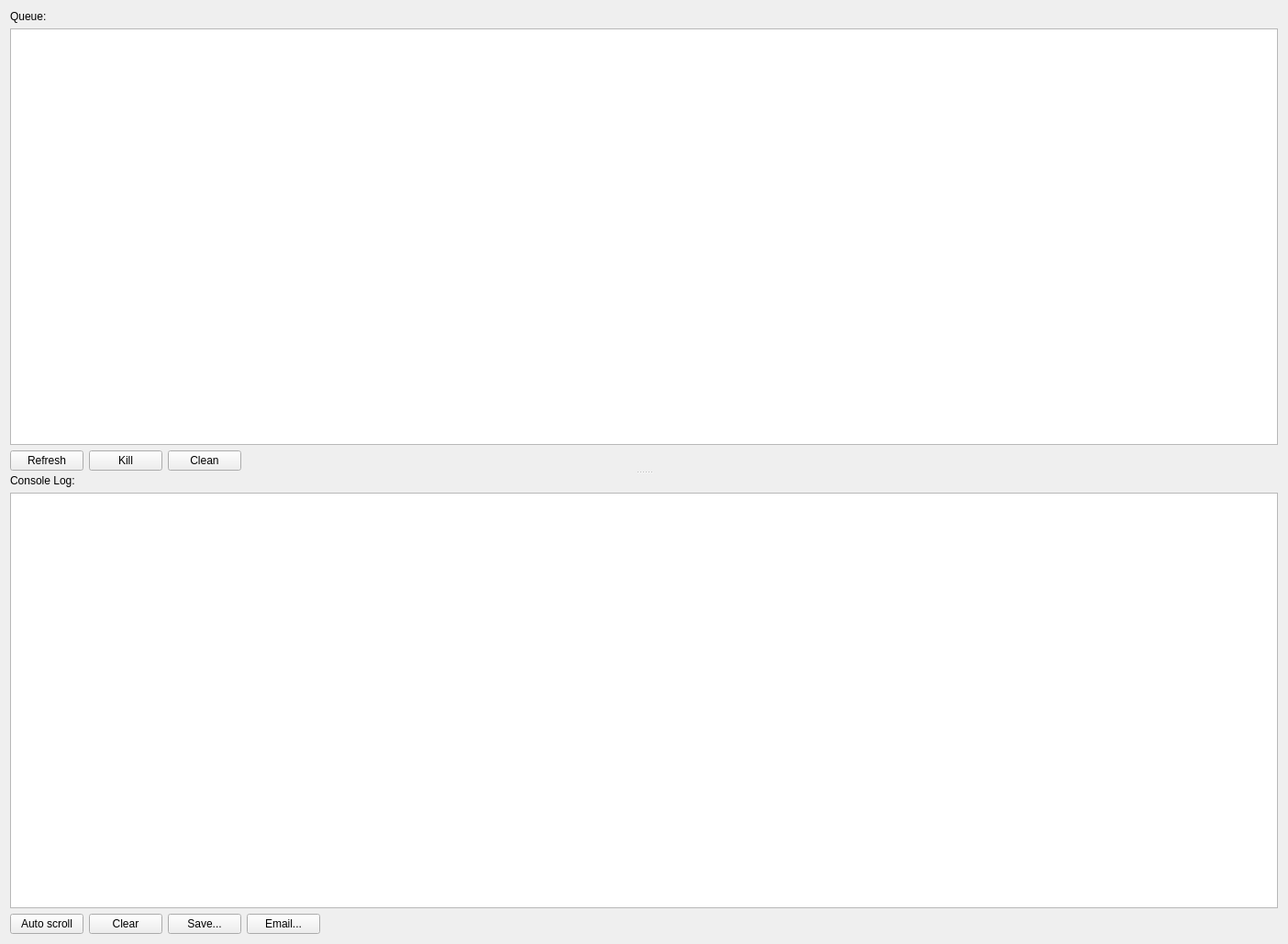
<?xml version="1.0" encoding="UTF-8"?>
<ui version="4.0">
 <class>TaskSpoolerMonitor</class>
 <widget class="QWidget" name="TaskSpoolerMonitor">
  <property name="geometry">
   <rect>
    <x>0</x>
    <y>0</y>
    <width>1404</width>
    <height>1029</height>
   </rect>
  </property>
  <property name="sizePolicy">
   <sizepolicy hsizetype="Preferred" vsizetype="Minimum">
    <horstretch>0</horstretch>
    <verstretch>0</verstretch>
   </sizepolicy>
  </property>
  <property name="windowTitle">
   <string>TaskSpoolerMonitor</string>
  </property>
  <layout class="QVBoxLayout" name="verticalLayout_3">
   <item>
    <widget class="QSplitter" name="splitter">
     <property name="orientation">
      <enum>Qt::Vertical</enum>
     </property>
     <widget class="QWidget" name="layoutWidget">
      <layout class="QVBoxLayout" name="verticalLayout_2">
       <item>
        <widget class="QLabel" name="label">
         <property name="sizePolicy">
          <sizepolicy hsizetype="Preferred" vsizetype="Fixed">
           <horstretch>0</horstretch>
           <verstretch>0</verstretch>
          </sizepolicy>
         </property>
         <property name="text">
          <string>Queue:</string>
         </property>
        </widget>
       </item>
       <item>
        <widget class="QListWidget" name="joblist">
         <property name="sizePolicy">
          <sizepolicy hsizetype="Expanding" vsizetype="Expanding">
           <horstretch>0</horstretch>
           <verstretch>1</verstretch>
          </sizepolicy>
         </property>
         <property name="minimumSize">
          <size>
           <width>0</width>
           <height>100</height>
          </size>
         </property>
         <property name="baseSize">
          <size>
           <width>0</width>
           <height>100</height>
          </size>
         </property>
        </widget>
       </item>
       <item>
        <layout class="QHBoxLayout" name="horizontalLayout">
         <property name="sizeConstraint">
          <enum>QLayout::SetDefaultConstraint</enum>
         </property>
         <item>
          <widget class="QPushButton" name="btn_refresh">
           <property name="text">
            <string>Refresh</string>
           </property>
          </widget>
         </item>
         <item>
          <widget class="QPushButton" name="btn_kill">
           <property name="text">
            <string>Kill</string>
           </property>
          </widget>
         </item>
         <item>
          <widget class="QPushButton" name="btn_clean">
           <property name="text">
            <string>Clean</string>
           </property>
          </widget>
         </item>
         <item>
          <spacer name="horizontalSpacer_2">
           <property name="orientation">
            <enum>Qt::Horizontal</enum>
           </property>
           <property name="sizeType">
            <enum>QSizePolicy::Expanding</enum>
           </property>
           <property name="sizeHint" stdset="0">
            <size>
             <width>40</width>
             <height>10</height>
            </size>
           </property>
          </spacer>
         </item>
        </layout>
       </item>
      </layout>
     </widget>
     <widget class="QWidget" name="layoutWidget">
      <layout class="QVBoxLayout" name="verticalLayout">
       <item>
        <widget class="QLabel" name="label_2">
         <property name="sizePolicy">
          <sizepolicy hsizetype="Preferred" vsizetype="Fixed">
           <horstretch>0</horstretch>
           <verstretch>0</verstretch>
          </sizepolicy>
         </property>
         <property name="text">
          <string>Console Log:</string>
         </property>
        </widget>
       </item>
       <item>
        <widget class="LogViewerWidget" name="log">
         <property name="sizePolicy">
          <sizepolicy hsizetype="Expanding" vsizetype="MinimumExpanding">
           <horstretch>0</horstretch>
           <verstretch>3</verstretch>
          </sizepolicy>
         </property>
         <property name="minimumSize">
          <size>
           <width>0</width>
           <height>0</height>
          </size>
         </property>
         <property name="baseSize">
          <size>
           <width>0</width>
           <height>0</height>
          </size>
         </property>
        </widget>
       </item>
       <item>
        <layout class="QHBoxLayout" name="horizontalLayout_2">
         <item>
          <widget class="QPushButton" name="btn_scroll">
           <property name="text">
            <string>Auto scroll</string>
           </property>
          </widget>
         </item>
         <item>
          <widget class="QPushButton" name="btn_clear">
           <property name="text">
            <string>Clear</string>
           </property>
          </widget>
         </item>
         <item>
          <widget class="QPushButton" name="btn_save">
           <property name="text">
            <string>Save...</string>
           </property>
          </widget>
         </item>
         <item>
          <widget class="QPushButton" name="btn_email">
           <property name="text">
            <string>Email...</string>
           </property>
          </widget>
         </item>
         <item>
          <spacer name="horizontalSpacer">
           <property name="orientation">
            <enum>Qt::Horizontal</enum>
           </property>
           <property name="sizeHint" stdset="0">
            <size>
             <width>40</width>
             <height>20</height>
            </size>
           </property>
          </spacer>
         </item>
        </layout>
       </item>
      </layout>
     </widget>
    </widget>
   </item>
  </layout>
 </widget>
 <customwidgets>
  <customwidget>
   <class>LogViewerWidget</class>
   <extends>QPlainTextEdit</extends>
   <header>logviewerwidget.h</header>
  </customwidget>
 </customwidgets>
 <resources/>
 <connections/>
</ui>
